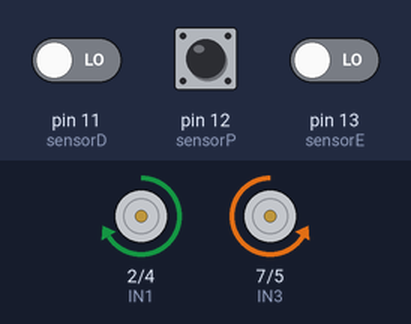
Simulated run of this sketch. Board: Arduino Uno, built with avr-gcc and run on an emulated ATmega328P. Parts: motor-driver pin pairs drawn as motors (green arrow = first pin HIGH = forward, orange = second pin HIGH = backward, longer = more drive, scaled by the enable pin). The test bench sets the inputs (shaded band); at power-on: pin 11 (sensorD) LOW, pin 13 (sensorE) LOW, pin 12 (sensorP) HIGH.

Above: at 1.2 s.
1.3 s: pin 11 (sensorD) driven HIGH
At 2.0 s:
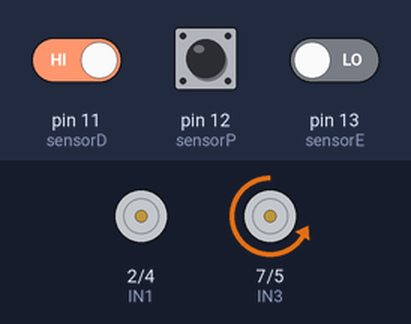
2.8 s: pin 11 (sensorD) driven LOW
At 3.1 s:
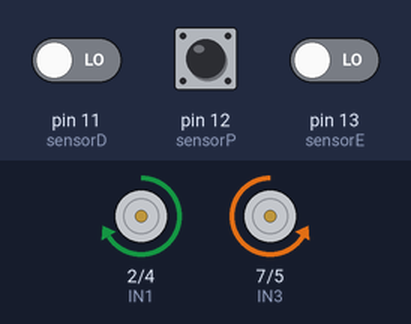
4.3 s: pin 13 (sensorE) driven HIGH
At 5.5 s:
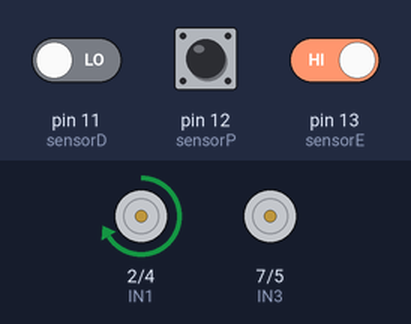
5.8 s: pin 13 (sensorE) driven LOW
At 6.6 s:
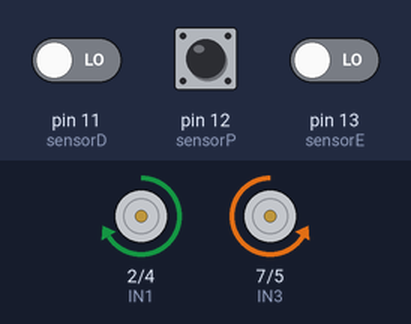
7.3 s: pin 12 (sensorP) pulsed LOW 2 times (0.12 s each, 0.3 s apart)
At 9.3 s:
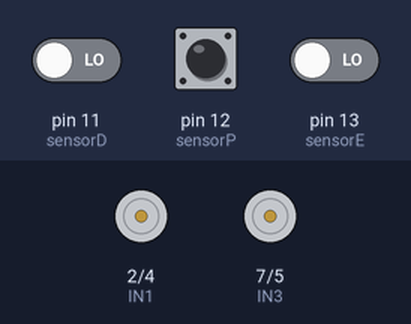
Timing chart, 0 to 10.8 s (numbered marks = the images above; inputs shaded):
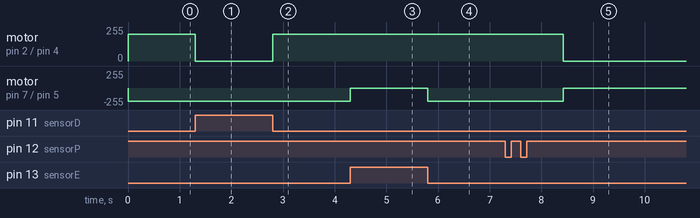

Measured:
- after the input at 1.3 s, motor on pin 2 (IN1) / pin 4 (IN2): forward 200/255 → stopped at once
- after the input at 2.8 s, motor on pin 2 (IN1) / pin 4 (IN2): stopped → forward 200/255 at once
- after the input at 4.3 s, motor on pin 7 (IN3) / pin 5 (IN4): backward 200/255 → stopped at once
- after the input at 5.8 s, motor on pin 7 (IN3) / pin 5 (IN4): stopped → backward 200/255 at once
- after the input at 7.3 s, motor on pin 2 (IN1) / pin 4 (IN2): forward 200/255 → stopped after 1.1 s; motor on pin 7 (IN3) / pin 5 (IN4): backward 200/255 → stopped after 1.1 s

The sketch:

robs_parada.ino
```cpp
int ENA = 3; //motor esquerda
int ENB = 6; //motor direita

int IN1 = 2; //é ENA
int IN2 = 4; //é ENA

int IN3 = 7; //é ENB
int IN4 = 5; //é ENB

//saida dos sensores no arduino
int sensorD = 11;
int sensorE = 13;

int sensorP = 12;

int contagem = 8;
bool maisvezes = false;

void setup()
{
  Serial.begin(9600);
  //saida dos pinos
  pinMode(IN1, OUTPUT);
  pinMode(IN2, OUTPUT);
  pinMode(IN3, OUTPUT);
  pinMode(IN4, OUTPUT);
  pinMode(ENA, OUTPUT);
  pinMode(ENB, OUTPUT);

  pinMode(sensorD, INPUT);
  pinMode(sensorE, INPUT);
  pinMode(sensorP, INPUT);
}

void loop()
{
  if(contagem > 0)
  {
    int valorSensorP = digitalRead(sensorP);

    if(valorSensorP == 0)
    {
      maisvezes = true;
    }
    if(valorSensorP == 1 && maisvezes == true)
    {
      contagem = contagem - 1;
    }
    seguirLinha();
  }
  if(contagem == 0)
  {
    seguirLinha();
    contagem = contagem - 1;
    delay(1000);
    Parar();
  }
}
void praEsquerda()
{
  // Funciona, mas lento
  /*
  analogWrite(ENA, 250);
  analogWrite(ENB, 250);
  digitalWrite(IN1, LOW);   // A frente
  digitalWrite(IN2, HIGH);  // A tras
  digitalWrite(IN3, LOW);   // B tras
  digitalWrite(IN4, HIGH);  // B frente
  */
  // FUNCIONOUUUUUUU
  analogWrite(ENA, 0);
  analogWrite(ENB, 200);
  digitalWrite(IN1, HIGH);   // A f
  digitalWrite(IN2, LOW);  // A t
  digitalWrite(IN3, LOW);   // B t
  digitalWrite(IN4, HIGH);  // B f
}

void praDireita()
{
  // funciona, mas é bem lento
  /*
  analogWrite(ENA, 250);
  analogWrite(ENB, 250);
  digitalWrite(IN1, HIGH); // A f
  digitalWrite(IN2, LOW);  // A t
  digitalWrite(IN3, HIGH); // B t
  digitalWrite(IN4, LOW);  // B f
  */
  // FUNCIONOUUUUUU
  analogWrite(ENA, 200);
  analogWrite(ENB, 0);
  digitalWrite(IN1, HIGH);   // A f
  digitalWrite(IN2, LOW);  // A t
  digitalWrite(IN3, LOW);   // B t
  digitalWrite(IN4, HIGH);  // B f

}

void praFrente()
{
  analogWrite(ENA, 200);
  analogWrite(ENB, 200);
  // Aciona os motores no sentido inverso
  digitalWrite(IN1, HIGH);  // A frente
  digitalWrite(IN2, LOW);   // A t
  digitalWrite(IN3, LOW);   // B t
  digitalWrite(IN4, HIGH);  // B frente
}

void Parar()
{
  analogWrite(ENA, 0);
  analogWrite(ENB, 0);
  // Aciona os motores no sentido inverso
  digitalWrite(IN1, LOW);  // A frente
  digitalWrite(IN2, LOW);   // A t
  digitalWrite(IN3, LOW);   // B t
  digitalWrite(IN4, LOW);  // B frente
}

void seguirLinha()
{
  //le o valor dos sensores
  int valorSensorE = digitalRead(sensorE);
  int valorSensorD = digitalRead(sensorD);

  if(valorSensorE == 1 && valorSensorD == 1)
  {
    praFrente();
  }
  else if(valorSensorE == 1 && valorSensorD == 0)
  {
    praDireita();
  }
  else if(valorSensorE == 0 && valorSensorD == 1)
  {
    praEsquerda();
  }
  else
  {
    praFrente();
  }
}

void testaSensores()
{
  int valorSensorE = digitalRead(sensorE);
  int valorSensorD = digitalRead(sensorD);
  //mostra no terminal o valor lido pelos sensores
  Serial.print("Sensor E: ");
  Serial.print(valorSensorE);
  Serial.print(" Sensor D: ");
  Serial.println(valorSensorD);
}
```
